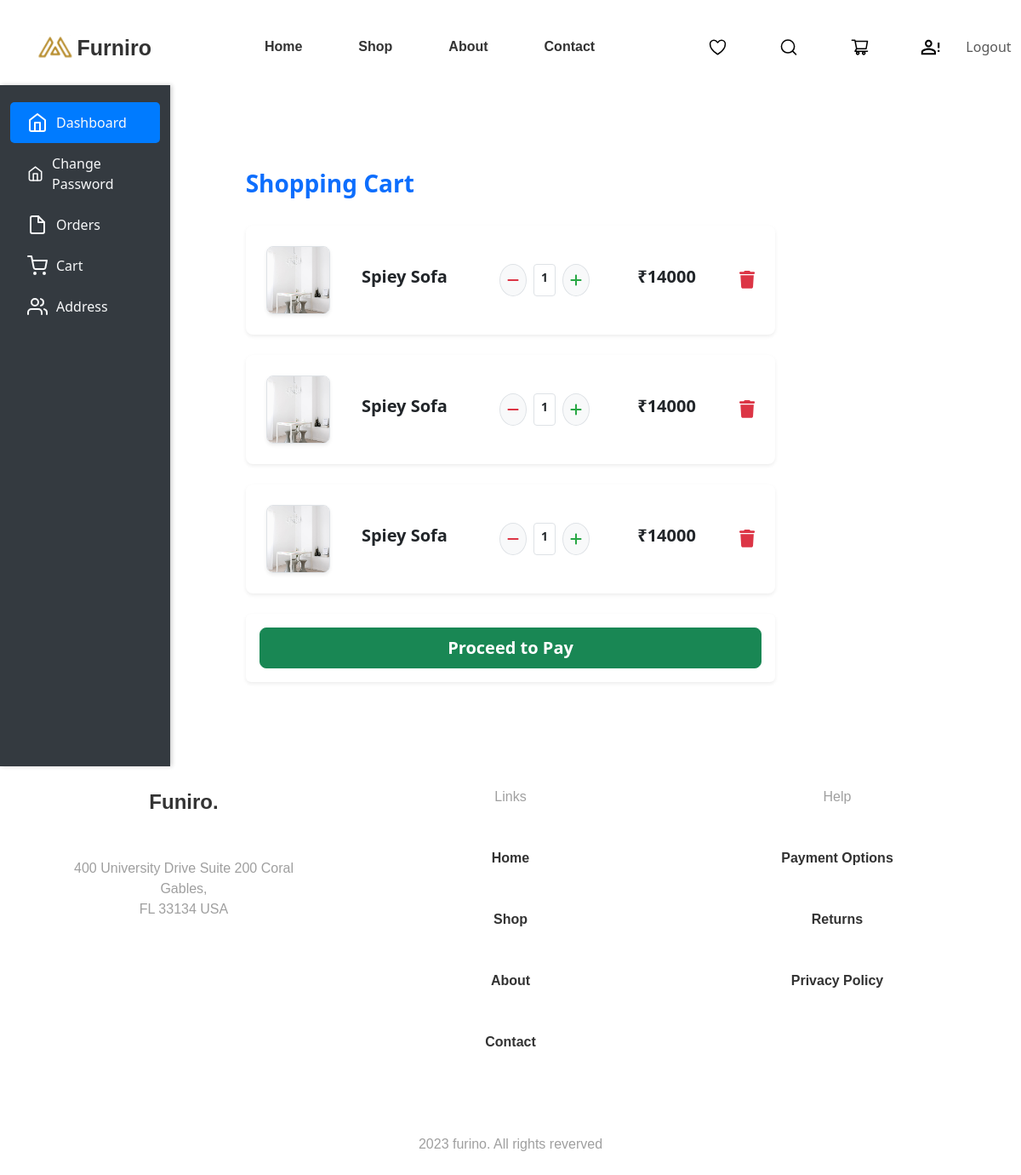
/view_cart/ (signed in), run on the app's committed database.
### core/models.py (models this page shows, shortened)
class Cart(models.Model):
    user = models.ForeignKey(User, on_delete=models.CASCADE)
    product = models.ForeignKey(Furniture, on_delete=models.CASCADE)
    quantity = models.PositiveIntegerField(default=1)
    @property
    def  price_and_quantity_total(self):
        return self.product.discounted_price * self.quantity

class Furniture(models.Model):
    Category_Choice = [
        ("CHAIR", 'Chair'),
        ("SOFA", 'Sofa'),
        ('TABLE', 'Table')
    ]
    name = models.CharField(max_length=255)
    category = models.CharField(max_length=20, choices= Category_Choice)
    small_description = models.CharField(max_length=255)
    description = models.TextField()
    selling_price = models.IntegerField()
    discounted_price = models.IntegerField()
    percentage = models.IntegerField(default=0)
    price_and_quantity_total = models.IntegerField(default=0)
    furniture_img = models.ImageField(upload_to="furniture_img")

### core/views.py (the view)
# urls.py: path('view_cart/',views.view_cart, name="viewcart"),
def view_cart(request):
    if request.user.is_authenticated:
        cart_items =Cart.objects.filter(user=request.user)
        return render(request,'core/view_cart.html',{'cart_items':cart_items})
    else:
        return redirect('login')

### core/templates/core/view_cart.html (shortened to what this page needs)
{% extends "core/base.html" %}
{% block content %}
<div class="container-fluid profile">
      <div class="row">
        <div class="col-md-2 d-none d-md-block sidebar" style="background-color: #343a40; height: 100vh; padding-top: 20px; box-shadow: 2px 0 5px rgba(0, 0, 0, 0.2);">
            <nav>
                <div class="sidebar-sticky" style="position: -webkit-sticky; position: sticky; top: 0;">
                    <ul class="nav flex-column">
                        <li class="nav-item">
                            <a class="nav-link active" href="{% url 'profile' %}"
                                style="color: #f8f9fa; padding: 12px 20px; display: flex; align-items: center; gap: 10px; font-size: 16px; font-weight: 500; background-color: #007bff; border-radius: 5px;">
                                Dashboard
                            </a>
                        </li>
                        <li class="nav-item">
                            <a class="nav-link" href="{% url 'changepass' %}"
                                style="color: #f8f9fa; padding: 12px 20px; display: flex; align-items: center; gap: 10px; font-size: 16px; font-weight: 500; transition: all 0.3s ease-in-out;"
                                onmouseover="this.style.backgroundColor='#495057'; this.style.color='#ffffff'; this.style.borderRadius='5px';"
                                onmouseout="this.style.backgroundColor='transparent'; this.style.color='#f8f9fa';">
                                Change Password
                            </a>
                        </li>
                        <li class="nav-item">
                            <a class="nav-link" href="{% url "order" %}"
                                style="color: #f8f9fa; padding: 12px 20px; display: flex; align-items: center; gap: 10px; font-size: 16px; font-weight: 500; transition: all 0.3s ease-in-out;"
                                onmouseover="this.style.backgroundColor='#495057'; this.style.color='#ffffff'; this.style.borderRadius='5px';"
                                onmouseout="this.style.backgroundColor='transparent'; this.style.color='#f8f9fa';">
                                Orders
                            </a>
                        </li>
                        <li class="nav-item">
                            <a class="nav-link" href="{% url 'viewcart' %}"
                                style="color: #f8f9fa; padding: 12px 20px; display: flex; align-items: center; gap: 10px; font-size: 16px; font-weight: 500; transition: all 0.3s ease-in-out;"
                                onmouseover="this.style.backgroundColor='#495057'; this.style.color='#ffffff'; this.style.borderRadius='5px';"
                                onmouseout="this.style.backgroundColor='transparent'; this.style.color='#f8f9fa';">
                                Cart
                            </a>
                        </li>
                        <li class="nav-item">
                            <a class="nav-link" href="#"
                                style="color: #f8f9fa; padding: 12px 20px; display: flex; align-items: center; gap: 10px; font-size: 16px; font-weight: 500; transition: all 0.3s ease-in-out;"
                                onmouseover="this.style.backgroundColor='#495057'; this.style.color='#ffffff'; this.style.borderRadius='5px';"
                                onmouseout="this.style.backgroundColor='transparent'; this.style.color='#f8f9fa';">
                                Address
                            </a>
                        </li>
                    </ul>
                </div>
            </nav>
        </div>
        <div class="col-md-8">
            <div class="container h-100 py-5">
                <div class="row d-flex justify-content-center align-items-center h-100">
                    <div class="col-10">
                        <div class="d-flex justify-content-between align-items-center mb-4">
                            <h3 class="fw-bold text-primary">Shopping Cart</h3>
                        </div>
                        {% for item in cart_items %}
                        <div class="card rounded-3 mb-4 shadow-sm" style="border: none;">
                            <div class="card-body p-4">
                                <div class="row d-flex justify-content-between align-items-center">
                                    <div class="col-md-2 col-lg-2 col-xl-2">
                                        <img src="{{ item.product.furniture_img.url }}" class="img-fluid rounded-3 border shadow-sm" alt="{{ item.product.name }}">
                                    </div>
                                    <div class="col-md-3 col-lg-3 col-xl-3">
                                        <p class="lead fw-semibold mb-2">{{ item.product.name }}</p>
                                    </div>
                                    <div class="col-md-3 col-lg-3 col-xl-2 d-flex">
                                        <button class="btn btn-light px-2 border rounded-circle">
                                            <a href="{% url 'delete_quantity' item.id %}" style="color: #dc3545;"><i class="fas fa-minus"></i></a>
                                        </button>
                                        <div class="form-control form-control-sm text-center mx-2" style="width: 50px; font-weight: bold;">
                                            {{ item.quantity }}
                                        </div>
                                        <button class="btn btn-light px-2 border rounded-circle">
                                            <a href="{% url 'add_quantity' item.id %}" style="color: #28a745;"><i class="fas fa-plus"></i></a>
                                        </button>
                                    </div>
                                    <div class="col-md-3 col-lg-2 col-xl-2 offset-lg-1">
                                        <h5 class="fw-bold text-dark">₹{{ item.price_and_quantity_total }}</h5>
                                    </div>
                                    <div class="col-md-1 col-lg-1 col-xl-1 text-end">
                                        <a href="{% url 'deletecart' item.id %}" class="text-danger" style="font-size: 1.3rem;">
                                            <i class="fas fa-trash"></i>
                                        </a>
                                    </div>
                                </div>
                            </div>
                        </div>
                        {% endfor %}
                        <div class="card p-3 shadow-sm text-center" style="border: none;">
                            <a href="{% url 'checkout' %}" class="btn btn-success btn-lg fw-bold">Proceed to Pay</a>
                        </div>
                    </div>
                </div>
            </div>
        </div>
      </div>
    </div>
{% endblock content %}

### core/templates/core/base.html
{% include "core/header.html" %}
{% block content %}
{% endblock content %}
{% include "core/footer.html" %}

### core/templates/core/header.html (shortened to what this page needs)
{% load static %}
<!DOCTYPE html>
<html lang="en">
<head>
    <link rel="stylesheet" href="{% static "core/css/bootstrap.min.css" %}">
    <link rel="stylesheet" href="{% static "core/css/home_media.css" %}">
    <link rel="stylesheet" href="{% static "core/css/home.css" %}">
<body>
<header class="container-fluid">
    <div class="container " id="header">
        <div class=" row align-items-center">
            <div class="col-lg-2 col-md-3 col-6">
                <nav class="navbar d-flex align-items-center">
                    <img src="{% static "core/images/Furniro_logo.svg" %}" alt="Logo" width="45" height="28">
                    <h5 class="brand-heading">Furniro</h5>
                </nav>
            </div>
            <div class="col-lg-6 col-md-6 col-12">
                <nav class="navbar navbar-expand-lg">
                    <div class="collapse navbar-collapse justify-content-center" id="navbarNav">
                        <div class="navbar-nav">
                            <a class="nav-link navigation-links" href="#">Home</a>
                            <a class="nav-link navigation-links" href="#">Shop</a>
                            <a class="nav-link navigation-links" href="#">About</a>
                            <a class="nav-link navigation-links" href="#">Contact</a>
                        </div>
                    </div>
                </nav>
            </div>
            <div class="col-lg-4 col-md-3 col-6">
                <nav class="navbar">
                    <div class="navbar-nav navbar-collapse d-flex flex-row justify-content-end ms-auto align-items-center" id="navbarNav">
                        <a class="nav-link" href="#"><img class="img-links" src="{% static "core/images/like.sv" %}g" alt="Like"></a>
                        <a class="nav-link" href="#"><img class="img-links" src="{% static "core/images/search.svg" %}" alt="Search"></a>
                        <a class="nav-link" href="{% url "viewcart" %}"><img class="img-links" src="{% static "core/images/cart.svg" %}" alt="Cart"></a>
                        {% if request.user.is_authenticated %}
                        <a class="nav-link" href="{% url "registration" %}"><img class="img-links" src="{% static "core/images/login.svg" %}" alt="Login"></a>
                        <a class="nav-link" href="{% url "logout" %}">Logout</a>
                        {% endif %}
                    </div>
                </nav>
            </div>
        </div>
    </div>
</header>

### core/templates/core/footer.html (shortened to what this page needs)
{% load static %}
<section class=" footer container-fluid">
    <div class="container row footer_cont ">
        <div class="col-lg-4 ">
            <p class = 'mb-5 footer_branding'>Funiro.</p>
            <p class = "mb-5 footer_para">400 University Drive Suite 200 Coral <br>
                Gables, <br>
                FL 33134 USA</p>
        </div>
        <div class="col-lg-4  d-flex flex-column">
            <p class = ' mb-5 link_heading'>Links</p>
            <a class= ' mb-5 footer_links' href="">Home</a>
            <a class= ' mb-5 footer_links' href="">Shop</a>
            <a class= ' mb-5 footer_links' href="">About</a>
            <a class= ' mb-5 footer_links' href="">Contact</a>
        </div>
        <div class="col-lg-4 footer_helps d-flex flex-column">
            <p class = ' mb-5 help_heading'>Help</p>
            <a class= ' mb-5 help_links' href="">Payment Options</a>
            <a class= ' mb-5 help_links' href="">Returns</a>
            <a class= ' mb-5 help_links' href="">Privacy Policy</a>
        </div>
        <p class = 'ending my-5'>2023 furino. All rights reverved</p>
    </div>
</section>
</body>
</html>
</body>
</html>

### core/static/core/css/home.css (style rules this page uses)
:root { --pure: #FFFFFF; --dark: #333333; --grey: #9F9F9F; --text_grey: #616161; --grid-grey: #F4F5F7; --primary_brown: #FFF3E3; --secondary_brown: #B88E2F; --red: #E97171; --green: #2EC1AC; }
* { margin: 0; padding: 0; box-sizing: border-box; }
#header { height: 100px; }
.brand-heading { color: var(--dark); font-family: "Montserrat", sans-serif; font-weight: 700; font-size: 25px; margin-right: 30px; margin-top: 10px; }
.navbar-nav .navigation-links { margin: 25px; color: var(--dark); font-family: "Poppins", sans-serif; font-size: 16px; font-weight: 600; text-align: center; }
.img-links { margin: 30px; width: 23.33px; height: 18.67px; transition: all 0.3s; }
.footer_cont { margin: 0 auto; text-align: center; max-width: 1200px; }
.footer_branding { color: var(--dark); font-family: "Poppins", sans-serif; font-weight: 900; font-size: 24px; }
.footer_para, .ending { color: var(--grey); font-family: "Poppins", sans-serif; font-weight: 400; font-size: 16px; }
.link_heading, .help_heading { color: var(--grey); font-family: "Poppins", sans-serif; font-weight: 500; font-size: 16px; }
.footer_links, .help_links { color: var(--dark); text-decoration: none; font-family: "Poppins", sans-serif; font-weight: 700; font-size: 16px; }

### data on the page
Cart: product.furniture_img (picture), product.name "Spiey Sofa", quantity "1", price_and_quantity_total "14000"
Cart: product.furniture_img (picture), product.name "Spiey Sofa", quantity "1", price_and_quantity_total "14000"
Cart: product.furniture_img (picture), product.name "Spiey Sofa", quantity "1", price_and_quantity_total "14000"
